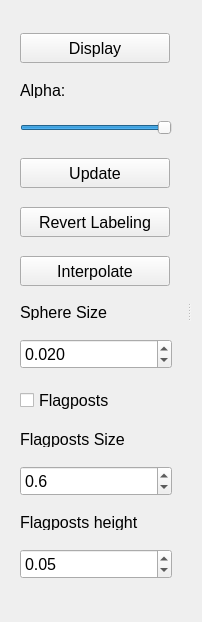
      <widget class="QWidget" name="tab_6">
       <attribute name="title">
        <string>Labeling</string>
       </attribute>
       <layout class="QHBoxLayout" name="horizontalLayout_5">
        <item alignment="Qt::AlignTop">
         <widget class="QWidget" name="widget_11" native="true">
          <property name="minimumSize">
           <size>
            <width>170</width>
            <height>600</height>
           </size>
          </property>
          <property name="maximumSize">
           <size>
            <width>170</width>
            <height>600</height>
           </size>
          </property>
          <property name="font">
           <font>
            <pointsize>12</pointsize>
           </font>
          </property>
          <layout class="QVBoxLayout" name="verticalLayout_11">
           <item>
            <widget class="QPushButton" name="label_display_button">
             <property name="minimumSize">
              <size>
               <width>150</width>
               <height>30</height>
              </size>
             </property>
             <property name="maximumSize">
              <size>
               <width>150</width>
               <height>30</height>
              </size>
             </property>
             <property name="font">
              <font>
               <pointsize>12</pointsize>
              </font>
             </property>
             <property name="styleSheet">
              <string notr="true"/>
             </property>
             <property name="text">
              <string>Display</string>
             </property>
            </widget>
           </item>
           <item>
            <widget class="QLabel" name="label_14">
             <property name="minimumSize">
              <size>
               <width>111</width>
               <height>16</height>
              </size>
             </property>
             <property name="maximumSize">
              <size>
               <width>111</width>
               <height>16</height>
              </size>
             </property>
             <property name="font">
              <font>
               <pointsize>12</pointsize>
              </font>
             </property>
             <property name="text">
              <string>Alpha: </string>
             </property>
            </widget>
           </item>
           <item>
            <widget class="QSlider" name="label_alpha_slider">
             <property name="minimumSize">
              <size>
               <width>121</width>
               <height>22</height>
              </size>
             </property>
             <property name="maximum">
              <number>100</number>
             </property>
             <property name="value">
              <number>100</number>
             </property>
             <property name="sliderPosition">
              <number>100</number>
             </property>
             <property name="orientation">
              <enum>Qt::Horizontal</enum>
             </property>
            </widget>
           </item>
           <item>
            <widget class="QPushButton" name="label_update_button">
             <property name="minimumSize">
              <size>
               <width>150</width>
               <height>30</height>
              </size>
             </property>
             <property name="maximumSize">
              <size>
               <width>150</width>
               <height>30</height>
              </size>
             </property>
             <property name="font">
              <font>
               <pointsize>12</pointsize>
              </font>
             </property>
             <property name="styleSheet">
              <string notr="true"/>
             </property>
             <property name="text">
              <string>Update</string>
             </property>
            </widget>
           </item>
           <item>
            <widget class="QPushButton" name="label_revert_button">
             <property name="minimumSize">
              <size>
               <width>150</width>
               <height>30</height>
              </size>
             </property>
             <property name="maximumSize">
              <size>
               <width>150</width>
               <height>30</height>
              </size>
             </property>
             <property name="font">
              <font>
               <pointsize>12</pointsize>
              </font>
             </property>
             <property name="styleSheet">
              <string notr="true"/>
             </property>
             <property name="text">
              <string>Revert Labeling</string>
             </property>
            </widget>
           </item>
           <item>
            <widget class="QPushButton" name="label_interpolate_button">
             <property name="minimumSize">
              <size>
               <width>150</width>
               <height>30</height>
              </size>
             </property>
             <property name="maximumSize">
              <size>
               <width>150</width>
               <height>30</height>
              </size>
             </property>
             <property name="font">
              <font>
               <pointsize>12</pointsize>
              </font>
             </property>
             <property name="styleSheet">
              <string notr="true"/>
             </property>
             <property name="text">
              <string>Interpolate</string>
             </property>
            </widget>
           </item>
           <item>
            <widget class="QLabel" name="label_23">
             <property name="minimumSize">
              <size>
               <width>0</width>
               <height>15</height>
              </size>
             </property>
             <property name="maximumSize">
              <size>
               <width>16777215</width>
               <height>15</height>
              </size>
             </property>
             <property name="text">
              <string>Sphere Size</string>
             </property>
            </widget>
           </item>
           <item>
            <widget class="QDoubleSpinBox" name="label_sphere_size_spinbox">
             <property name="minimumSize">
              <size>
               <width>0</width>
               <height>30</height>
              </size>
             </property>
             <property name="maximumSize">
              <size>
               <width>16777215</width>
               <height>30</height>
              </size>
             </property>
             <property name="decimals">
              <number>3</number>
             </property>
             <property name="singleStep">
              <double>0.005000000000000</double>
             </property>
             <property name="value">
              <double>0.020000000000000</double>
             </property>
            </widget>
           </item>
           <item>
            <widget class="QCheckBox" name="label_flagposts_checkbox">
             <property name="text">
              <string>Flagposts</string>
             </property>
            </widget>
           </item>
           <item>
            <widget class="QLabel" name="label_15">
             <property name="minimumSize">
              <size>
               <width>0</width>
               <height>15</height>
              </size>
             </property>
             <property name="maximumSize">
              <size>
               <width>16777215</width>
               <height>15</height>
              </size>
             </property>
             <property name="text">
              <string>Flagposts Size</string>
             </property>
            </widget>
           </item>
           <item>
            <widget class="QDoubleSpinBox" name="label_flagpost_size_spinbox">
             <property name="minimumSize">
              <size>
               <width>0</width>
               <height>30</height>
              </size>
             </property>
             <property name="maximumSize">
              <size>
               <width>16777215</width>
               <height>30</height>
              </size>
             </property>
             <property name="decimals">
              <number>1</number>
             </property>
             <property name="singleStep">
              <double>0.100000000000000</double>
             </property>
             <property name="value">
              <double>0.600000000000000</double>
             </property>
            </widget>
           </item>
           <item>
            <widget class="QLabel" name="label_16">
             <property name="minimumSize">
              <size>
               <width>0</width>
               <height>15</height>
              </size>
             </property>
             <property name="maximumSize">
              <size>
               <width>16777215</width>
               <height>15</height>
              </size>
             </property>
             <property name="text">
              <string>Flagposts height</string>
             </property>
            </widget>
           </item>
           <item>
            <widget class="QDoubleSpinBox" name="label_flagpost_height_spinbox">
             <property name="minimumSize">
              <size>
               <width>0</width>
               <height>30</height>
              </size>
             </property>
             <property name="maximumSize">
              <size>
               <width>16777215</width>
               <height>30</height>
              </size>
             </property>
             <property name="singleStep">
              <double>0.010000000000000</double>
             </property>
             <property name="value">
              <double>0.050000000000000</double>
             </property>
            </widget>
           </item>
          </layout>
         </widget>
        </item>
        <item>
         <widget class="QSplitter" name="splitter">
          <property name="orientation">
           <enum>Qt::Horizontal</enum>
          </property>
          <widget class="QFrame" name="labeling_main_frame">
           <property name="minimumSize">
            <size>
             <width>0</width>
             <height>0</height>
            </size>
           </property>
           <property name="frameShape">
            <enum>QFrame::StyledPanel</enum>
           </property>
           <property name="frameShadow">
            <enum>QFrame::Raised</enum>
           </property>
          </widget>
          <widget class="QFrame" name="labeling_reference_frame">
           <property name="minimumSize">
            <size>
             <width>0</width>
             <height>0</height>
            </size>
           </property>
           <property name="frameShape">
            <enum>QFrame::StyledPanel</enum>
           </property>
           <property name="frameShadow">
            <enum>QFrame::Raised</enum>
           </property>
          </widget>
         </widget>
        </item>
       </layout>
      </widget>
